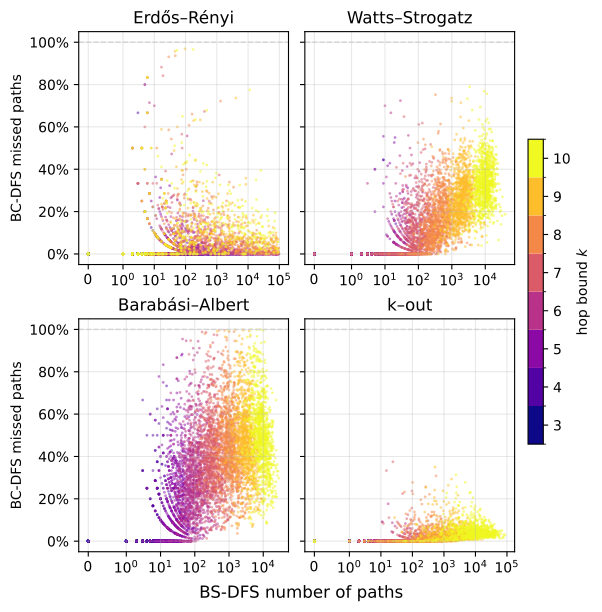

Reproduce this figure in Python.
""" Experiment accompanying the paper, generates log and .pdf figure"""


from matplotlib.ticker import PercentFormatter
import numpy as np
from itertools import islice
import matplotlib.pyplot as plt
from matplotlib.colors import BoundaryNorm
from collections import Counter

from bsdfs import bsdfs
from bcdfs import bcdfs
from graph_generator import (CMAP, FAMILIES, ISLICE, K_VALUES, RUNS,
                             COLS, make_panels, print_families)

print_families("missed_paths")


def print_totals(title, totals):
    print(f"\n--- {title}: totals ---")
    print(f"{'k':>3} {'n':>6} {'trunc':>6} {'BS paths':>12} {'BC paths':>12} {'missed':>8} {'worst':>8} {'lossy':>7}")
    for k in K_VALUES:
        c = totals[k]
        if not c["n"]:
            print(f"{k:>3} {0:6,} {c['truncated']:6,} -- all instances truncated --")
            continue
        if not c["bs"]:
            print(f"{k:>3} {c['n']:6,} {c['truncated']:6,} -- no path found --")
            continue
        print(f"{k:>3} {c['n']:6,} {c['truncated']:6,} {c['bs']:12,} {c['bc']:12,}"
            f" {100*(1-c['bc']/c['bs']):7.2f}% {100*c['worst']:7.2f}% {100*c['lossy']/c['n']:6.1f}%")


def make_ax(ax, title, graph_generator):
    ks = list(K_VALUES)

    data = {k: [] for k in K_VALUES}
    totals = {k: Counter() for k in K_VALUES}
    for run in range(RUNS):
        G, s, t = graph_generator(run)
        n, m = G.number_of_nodes(), G.number_of_edges()
        for k in ks:
            paths1 = list(islice(bsdfs(G, s, t, k), ISLICE))
            if len(paths1) >= ISLICE:
                totals[k].update(truncated=1)
                continue
            paths2 = list(islice(bcdfs(G, s, t, k), ISLICE))
            p1 = len(paths1)   # number of paths
            p2 = len(paths2)   # number paths
            print(f"{run=:8} {n=:4} {m=:4} {k=:4} {len(paths1)=:10} {len(paths2)=:10}")
            if p1 == 0:
                assert p2 == 0
                x = 0
                y = 0
            else:
                x = p1
                y = 1 - p2 / p1
            data[k].append((x, y))
            totals[k].update(n=1, lossy=(p2 < p1), bs=p1, bc=p2, truncated=0)

    for i, k in enumerate(ks):
        if not data[k]:
            continue
        xs, ys = zip(*data[k])
        ax.scatter(xs, ys, s=4, alpha=0.5, lw=0, color=CMAP(i), label=f"k={k}")

    ax.yaxis.set_major_formatter(PercentFormatter(xmax=1))
    ax.set_xscale("symlog", linthresh=1)
    ax.set_title(title)
    ax.grid(True, alpha=0.3)
    ax.axhline(1, color="lightgray", lw=1, ls="--")

    for k in ks:
        if data[k]:
            totals[k]["worst"] = max(y for _, y in data[k])
    return totals


def main():
    plt.rcParams.update({"pdf.fonttype": 42}) # Type 42 (TrueType) makes the figure text searchable and selectable
    fig, axes = make_panels()

    fig.supxlabel("BS-DFS number of paths")
    for ax in axes[::COLS]:                      # leftmost panel of each row
        ax.set_ylabel("BC-DFS missed paths")

    totals = [make_ax(ax, f.name, f.generate) for ax, f in zip(axes, FAMILIES)]

    norm = BoundaryNorm(np.arange(min(K_VALUES)-.5, max(K_VALUES)+1.5, 1), CMAP.N)

    sm = plt.cm.ScalarMappable(cmap=CMAP, norm=norm); sm.set_array([])
    cb = fig.colorbar(sm, ax=axes, ticks=K_VALUES, pad=.02, fraction=.035)
    cb.set_label("hop bound $k$")

    fig.savefig("missed_paths.pdf", bbox_inches="tight")

    for f, t in zip(FAMILIES, totals):
        print_totals(f.name, t)


if __name__ == "__main__":
    main()
